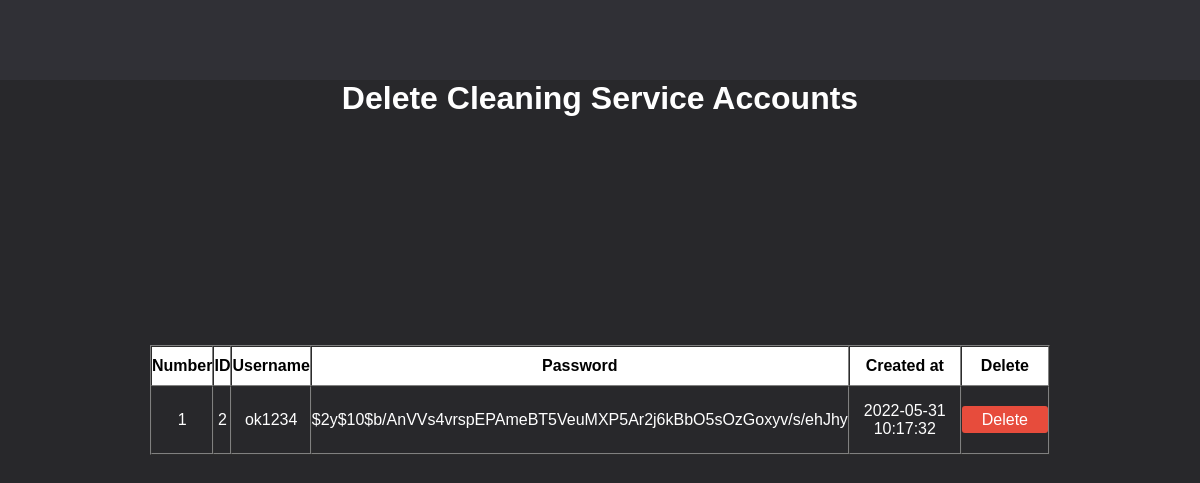
Screenshot of /hotel-fnP-server/php/userdel/delusercleaning.php (signed in) with the database file from the repository.
### tables this page shows
CREATE TABLE `cleaningaccount` (
  `id` int(11) NOT NULL,
  `username` varchar(50) NOT NULL,
  `password` varchar(255) NOT NULL,
  `created_at` datetime DEFAULT current_timestamp()
);

### hotel-fnP-server/php/userdel/delusercleaning.php (the view, shortened to what this page needs)
<?php
 include 'connection.php';
 $query = "select * from cleaningaccount";
 $run = mysqli_query($conn,$query);
 ?>
 <!DOCTYPE html>
 <html>
 <head>
      <link rel="stylesheet" type="text/css" href="style.css">
 </head>
 <body>
 <header></header>
 <center><h1 style="color:white;">Delete Cleaning Service Accounts</h1></center>
 <table border="1" cellspacing="0" cellpadding="0">
      <tr class="heading">
           <th>Number</th>
           <th>ID</th>
           <th>Username</th>
           <th>Password</th>
           <th>Created at</th>
           <th>Delete</th>
      </tr>
      <?php
      $i=1;
           if ($num = mysqli_num_rows($run)>0) {
                while ($result = mysqli_fetch_assoc($run)) {
                     echo "
                          <tr class='data'>
                          <td>".$i++."</td>
                               <td>".$result['id']."</td>
                               <td>".$result['username']."</td>
                               <td>".$result['password']."</td>
                               <td>".$result['created_at']."</td>
                               <td><a href='deletecleaning.php?id=".$result['id']."' id='btn'>Delete</a></td>
                          </tr>
                     ";
                }
           }
      ?>
 </table>
 </body>
 </html>

### hotel-fnP-server/php/userdel/style.css (style rules this page uses)
* { padding: 0; margin: 0; box-sizing: border-box; }
body { width: 100%; height: 100vh; background-color: #28282B; position: relative; font-family: "verdana", sans-serif; }
header { width: 100%; height: 80px; background-color: #303036; }
table { width: 75%; position: absolute; top: 50%; left: 50%; transform: translate(-50%, -50%); }
.heading { background-color: #ffff; }
.heading th { padding: 10px 0; }
.data { text-align: center; color: #ffff; }
.data td { padding: 15px 0; }
#btn { text-decoration: none; color: #fff; background-color: #e74c3c; padding: 5px 20px; border-radius: 3px; }

### rows the page displays
cleaningaccount: id "2", username "ok1234", password "$2y$10$b/AnVVs4vrspEPAmeBT5VeuMXP5Ar2j6kBbO5sOzGoxyv/s/ehJhy", created_at "2022-05-31 10:17:32"
